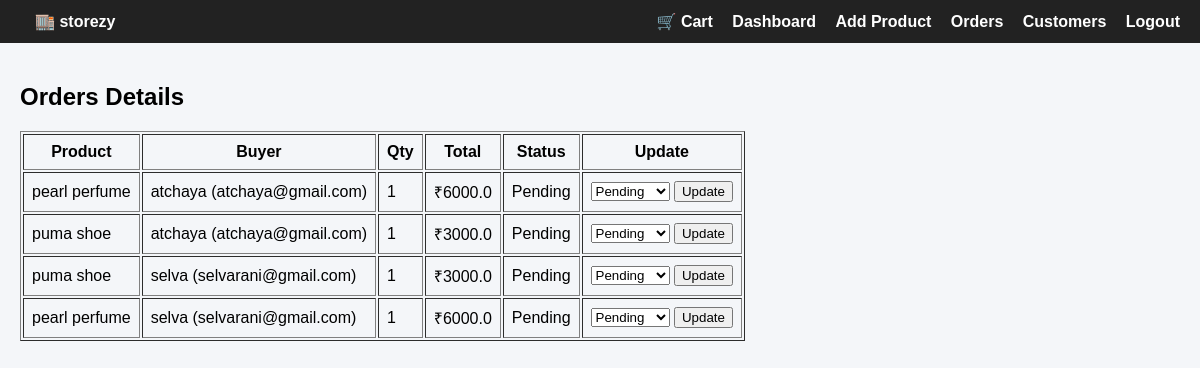
The app's page /seller/orders (signed in), older data.
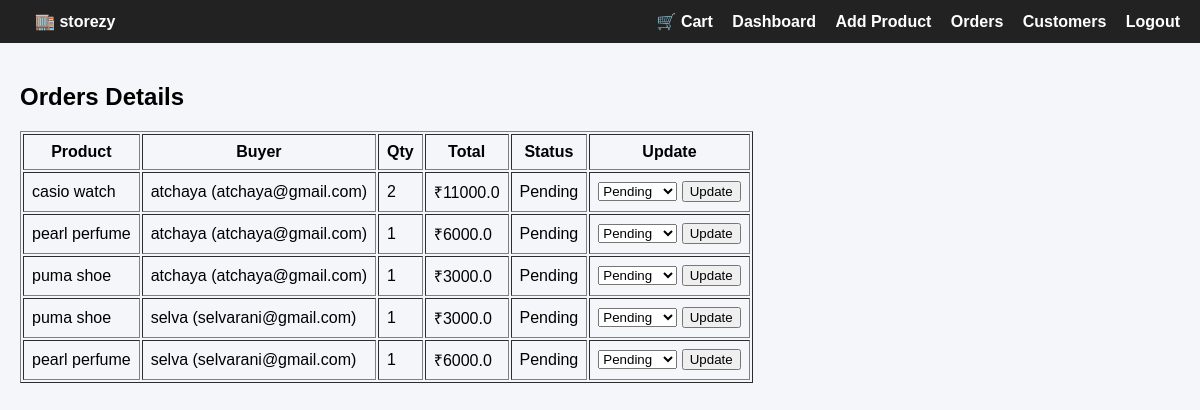
The same page, newer data.
### models.py (models this page shows)
class Order(db.Model):
    __tablename__ = "orders"
    id = db.Column(db.Integer, primary_key=True)
    buyer_id = db.Column(db.Integer, db.ForeignKey("users.id"))
    product_id = db.Column(db.Integer, db.ForeignKey("products.id"))
    quantity = db.Column(db.Integer, default=1)
    total_price = db.Column(db.Float)
    status = db.Column(db.String(50), default="Pending")  # Pending / Shipped / Delivered
    created_at = db.Column(db.DateTime, default=datetime.utcnow)
    buyer = db.relationship("User", backref="orders")
    product = db.relationship("Product", backref="orders")

class Product(db.Model):
    __tablename__ = "products"
    id = db.Column(db.Integer, primary_key=True)
    name = db.Column(db.String(150))
    price = db.Column(db.Float)
    stock = db.Column(db.Integer)
    category = db.Column(db.String(100))
    seller_id = db.Column(db.Integer, db.ForeignKey("users.id"))
    description = db.Column(db.Text, nullable=True)
    images = db.relationship('ProductImage', backref='product', lazy=True)

class User(UserMixin, db.Model):
    __tablename__ = "users"
    id = db.Column(db.Integer, primary_key=True)
    name = db.Column(db.String(100))
    email = db.Column(db.String(120), unique=True)
    password = db.Column(db.String(200))
    role = db.Column(db.String(20))  # user / seller

### products/routes.py (the view)
@products_bp.route("/seller/orders")
@login_required
def seller_orders():
    if current_user.role.strip().lower() != "seller":
        flash("Access denied", "error")
        return redirect(url_for("products.home"))
    seller_products = Product.query.filter_by(seller_id=current_user.id).all()
    product_ids = [p.id for p in seller_products]
    orders = Order.query.filter(Order.product_id.in_(product_ids)).order_by(Order.created_at.desc()).all()
    return render_template("seller_orders.html", orders=orders)

### app.py (called while the page is built)
@login_manager.user_loader
def load_user(user_id):
    return User.query.get(int(user_id))

### templates/seller_orders.html (shortened to what this page needs)
{% extends "base.html" %}
{% block content %}
<h2>Orders Details</h2>
<table border="1" cellpadding="8">
<tr>
    <th>Product</th>
    <th>Buyer</th>
    <th>Qty</th>
    <th>Total</th>
    <th>Status</th>
    <th>Update</th>
</tr>
{% for order in orders %}
<tr>
    <td>{{ order.product.name }}</td>
    <td>{{ order.buyer.name }} ({{ order.buyer.email }})</td>
    <td>{{ order.quantity }}</td>
    <td>₹{{ order.total_price }}</td>
    <td>{{ order.status }}</td>
    <td>
        <form method="POST" action="{{ url_for('products.update_order_status', order_id=order.id) }}">
            <select name="status">
                <option>Pending</option>
            </select>
            <button type="submit">Update</button>
        </form>
    </td>
</tr>
{% endfor %}
</table>
{% endblock %}

Row changes from the older to the newer data that the page shows:
added Order: product.name "casio watch", buyer.name "atchaya", buyer.email "atchaya@gmail.com", quantity "2", total_price "11000.0", status "Pending"
